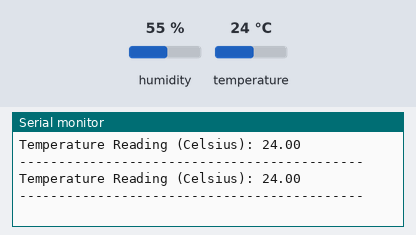
This sketch was run on a simulated Arduino Uno, built with avr-gcc and run on an emulated ATmega328P. On the bench: the last lines printed to the serial monitor. Inputs (shaded band) come from the test bench; at power-on: temperature 24 °C, humidity 55 %.

Above: at 2.7 s.
2.8 s: temperature set to 12 °C
At 4.1 s:
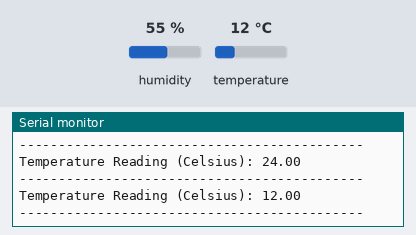
4.3 s: temperature set to 19 °C
At 5.5 s:
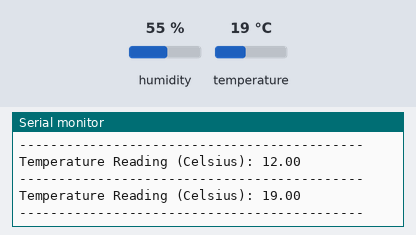
Timing chart, 0 to 7.3 s (numbered marks = the images above; inputs shaded):
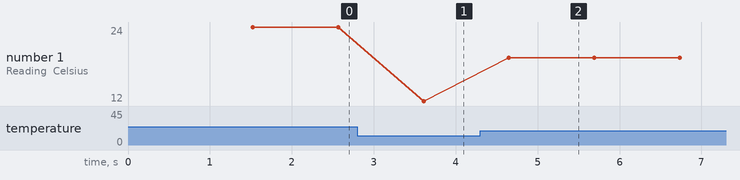

The sketch:

DHT.ino
```cpp
// PROGRAM START

// Detector Custim Libs Import
#include <dht.h>

// Input Analog Pins
#define dht_apin A1 // Analog Pin sensor is connected to

// Define dht Library as DHT
dht DHT;

void setup() {
  Serial.begin(9600);
  delay(1500);
}

void loop() {
  DHT.read11(dht_apin);

  Serial.print("Temperature Reading (Celsius): ");
  Serial.println(DHT.temperature);
  Serial.print("--------------------------------------------\n");

  delay(1000);
}

// FILE PROGRAM END
```

Measured:
- after the input at 2.8 s, the serial monitor: prints a new line after 0.81 s (image 1)
- after the input at 4.3 s, the serial monitor: prints a new line after 0.35 s (image 2)
- plotted number 1: 24 → 12 after the input at 2.8 s, 12 → 19 after the input at 4.3 s
